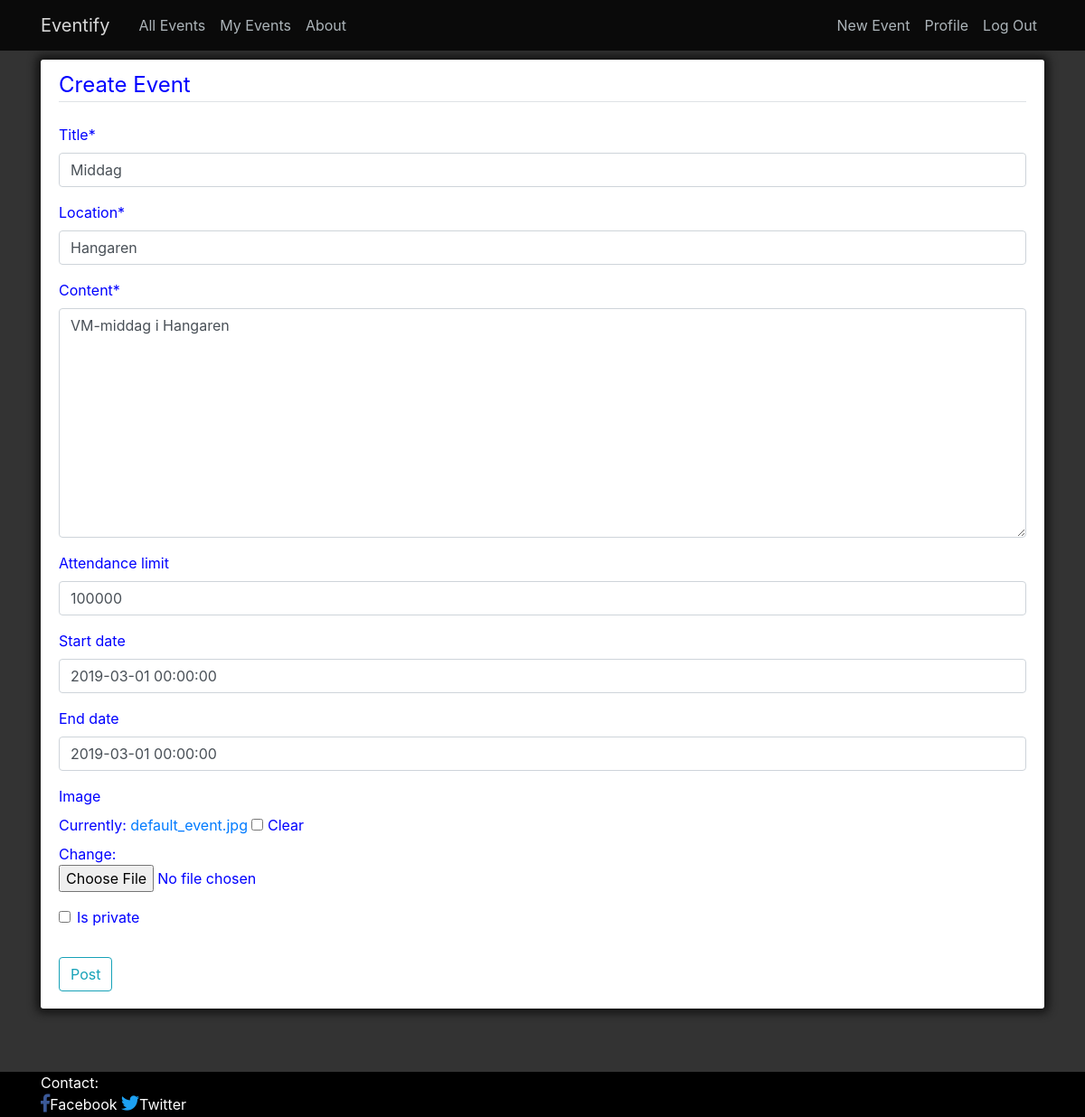
The app's page /event/21/update (signed in), older data.
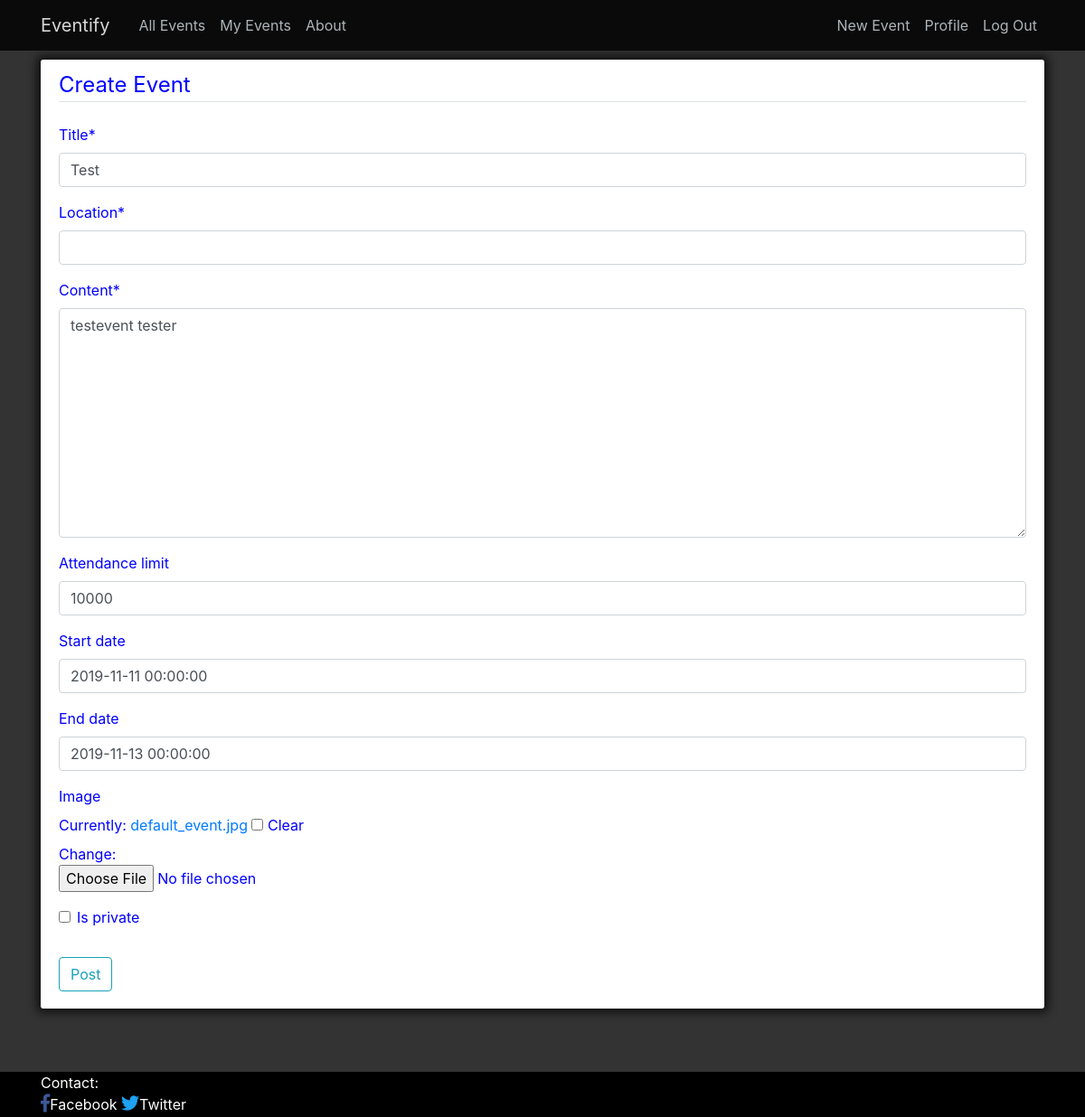
The same page, newer data.
### event/models.py (models this page shows, shortened)
class Post(models.Model):
    title = models.CharField(max_length=100)
    date_posted = models.DateTimeField(default=timezone.now)
    author = models.ForeignKey(User, on_delete=models.CASCADE, null=True)
    attendees = models.ManyToManyField(User, related_name='attendees')
    start_date = models.DateTimeField(null=True, blank=True)
    end_date = models.DateTimeField(null=True, blank=True)
    attendance_limit = models.IntegerField(null=True, default=10000, blank=True)
    location = models.CharField(max_length=100, null=True)
    content = models.TextField()
    image = models.ImageField(default="default_event.jpg", upload_to="event_images", blank=True)
    is_private = models.BooleanField(default=False)
    class Meta:
       ordering = ['-start_date']

### event/views.py (the view, shortened to what this page needs)
# urls.py: path('event/<int:pk>/update', EventUpdateView.as_view(), name='event-update'),
class EventUpdateView(LoginRequiredMixin, UserPassesTestMixin, UpdateView):
    model = Post
    fields = ['title', 'location', 'content', 'attendance_limit', 'start_date', 'end_date', 'image', 'is_private']
    template_name = 'event/event_form.html'
    context_object_name = 'events'
    def test_func(self):
        event = self.get_object()
        if self.request.user == event.author:
            return True
        return False

### event/templates/event/event_form.html (shortened to what this page needs)
{% extends "event/base.html" %}
{% load crispy_forms_tags %}
{% block content %}
<div class="content-section">
    <form method="POST" enctype="multipart/form-data">
        <fieldset class="form-group">
            <legend class="border-bottom mb-4">Create Event</legend>
            {{form|crispy}}
        </fieldset>
        <div class="form-group">
            <button class="btn btn-outline-info" type="submit">Post</button>
        </div>
    </form>
</div>
{% endblock content %}

Row changes from the older to the newer data that the page shows:
changed Post: title "Middag" → "Test"; location "Hangaren" → (not shown); content "VM-middag i Hangaren" → "testevent tester"; attendance_limit "100000" → "10000"; start_date "2019-03-01 00:00:00" → "2019-11-11 00:00:00"; end_date "2019-03-01 00:00:00" → "2019-11-13 00:00:00"
